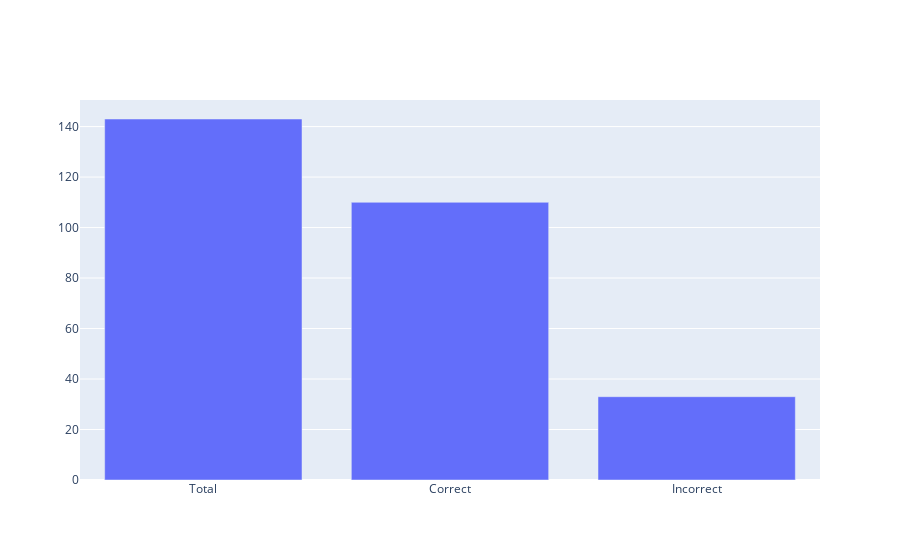

Here is the notebook cell this chart was saved with:
### Code cell
# add in graphics -
total  = len(baseline)
correct = baseline.count('0')
incorrect =baseline.count('1')
data1 = [total, correct, incorrect]
        

risk=['Total','Correct', 'Incorrect']
fig = go.Figure(data=[go.Bar(name='Baseline Model data', x=risk, y=data1)])

# Change the bar mode
fig.update_layout(barmode='group')
print('Full Baseline Model Data Distribution')
fig.show()

### Figure 1 — Plotly figure (JSON) as saved in the notebook; plotly's stock layout.template omitted (floating-point values rounded to 4 significant figures)
{"data": [{"name": "Baseline Model data", "type": "bar", "x": ["Total", "Correct", "Incorrect"], "y": [143, 110, 33]}], "layout": {"barmode": "group"}}
